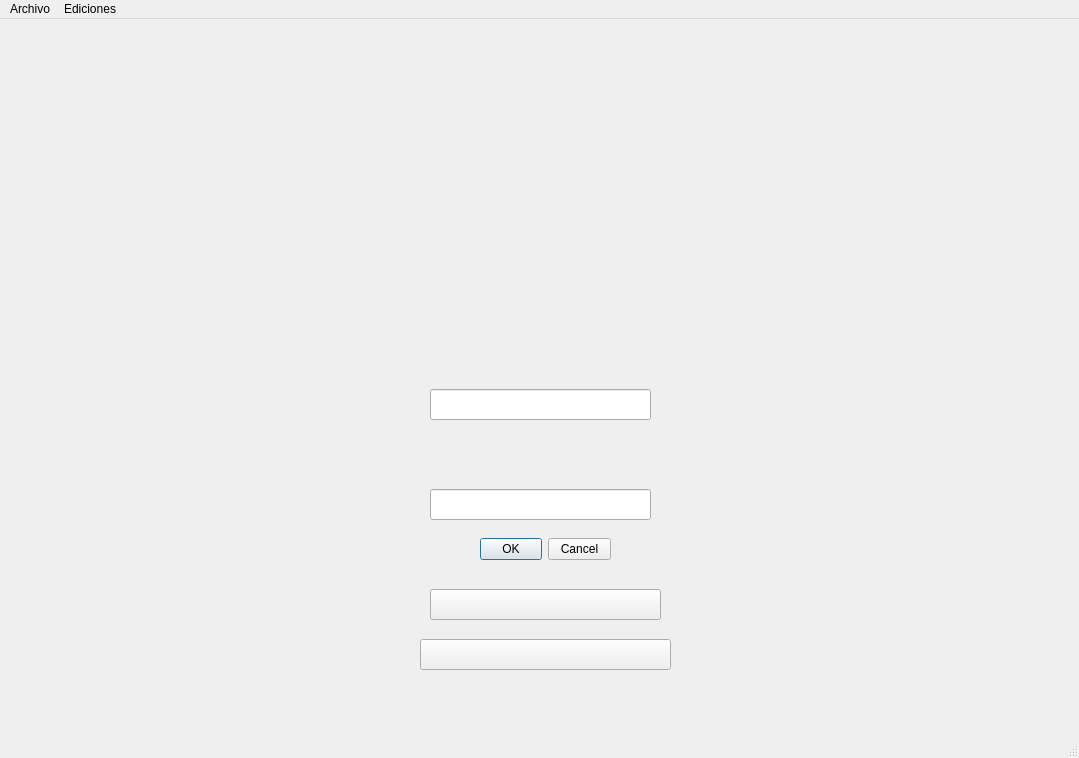
<?xml version="1.0" encoding="UTF-8"?>
<ui version="4.0">
 <class>MainWindow</class>
 <widget class="QMainWindow" name="MainWindow">
  <property name="geometry">
   <rect>
    <x>0</x>
    <y>0</y>
    <width>1079</width>
    <height>758</height>
   </rect>
  </property>
  <property name="windowTitle">
   <string>MainWindow</string>
  </property>
  <widget class="QWidget" name="centralWidget">
   <widget class="QDialogButtonBox" name="buttonBox">
    <property name="geometry">
     <rect>
      <x>480</x>
      <y>510</y>
      <width>131</width>
      <height>41</height>
     </rect>
    </property>
    <property name="cursor">
     <cursorShape>PointingHandCursor</cursorShape>
    </property>
    <property name="autoFillBackground">
     <bool>false</bool>
    </property>
    <property name="styleSheet">
     <string notr="true"/>
    </property>
    <property name="standardButtons">
     <set>QDialogButtonBox::Cancel|QDialogButtonBox::Ok</set>
    </property>
   </widget>
   <widget class="QPushButton" name="RegistrarUsuariopushButton">
    <property name="geometry">
     <rect>
      <x>420</x>
      <y>620</y>
      <width>251</width>
      <height>31</height>
     </rect>
    </property>
    <property name="cursor">
     <cursorShape>PointingHandCursor</cursorShape>
    </property>
    <property name="whatsThis">
     <string>&lt;html&gt;&lt;head/&gt;&lt;body&gt;&lt;p&gt;&lt;img src=&quot;:/base.png&quot;/&gt;&lt;/p&gt;&lt;/body&gt;&lt;/html&gt;</string>
    </property>
    <property name="styleSheet">
     <string notr="true">border-image: url(:/cooltext314535094768080.png);</string>
    </property>
    <property name="text">
     <string/>
    </property>
   </widget>
   <widget class="QLineEdit" name="UsuariolineEdit">
    <property name="geometry">
     <rect>
      <x>430</x>
      <y>370</y>
      <width>221</width>
      <height>31</height>
     </rect>
    </property>
   </widget>
   <widget class="QWidget" name="layoutWidget">
    <property name="geometry">
     <rect>
      <x>800</x>
      <y>710</y>
      <width>2</width>
      <height>2</height>
     </rect>
    </property>
    <layout class="QHBoxLayout" name="horizontalLayout"/>
   </widget>
   <widget class="QLineEdit" name="contralineEdit_2">
    <property name="geometry">
     <rect>
      <x>430</x>
      <y>470</y>
      <width>221</width>
      <height>31</height>
     </rect>
    </property>
    <property name="clearButtonEnabled">
     <bool>false</bool>
    </property>
   </widget>
   <widget class="QLabel" name="label">
    <property name="geometry">
     <rect>
      <x>0</x>
      <y>-330</y>
      <width>1081</width>
      <height>1371</height>
     </rect>
    </property>
    <property name="text">
     <string/>
    </property>
    <property name="pixmap">
     <pixmap resource="imagen.qrc">:/FONDO.png</pixmap>
    </property>
   </widget>
   <widget class="QPushButton" name="multi">
    <property name="geometry">
     <rect>
      <x>430</x>
      <y>570</y>
      <width>231</width>
      <height>31</height>
     </rect>
    </property>
    <property name="cursor">
     <cursorShape>PointingHandCursor</cursorShape>
    </property>
    <property name="styleSheet">
     <string notr="true">border-image: url(:/cooltext314535129579653.png);</string>
    </property>
    <property name="text">
     <string/>
    </property>
   </widget>
   <zorder>label</zorder>
   <zorder>buttonBox</zorder>
   <zorder>RegistrarUsuariopushButton</zorder>
   <zorder>layoutWidget</zorder>
   <zorder>contralineEdit_2</zorder>
   <zorder>UsuariolineEdit</zorder>
   <zorder>multi</zorder>
  </widget>
  <widget class="QMenuBar" name="menuBar">
   <property name="geometry">
    <rect>
     <x>0</x>
     <y>0</y>
     <width>1079</width>
     <height>21</height>
    </rect>
   </property>
   <widget class="QMenu" name="menuArchivo">
    <property name="title">
     <string>Archivo</string>
    </property>
   </widget>
   <widget class="QMenu" name="menuEdiciones">
    <property name="title">
     <string>Ediciones</string>
    </property>
    <widget class="QMenu" name="menuopciones">
     <property name="title">
      <string>opciones</string>
     </property>
     <addaction name="actionotra"/>
    </widget>
    <addaction name="actionventana_1"/>
    <addaction name="menuopciones"/>
   </widget>
   <addaction name="menuArchivo"/>
   <addaction name="menuEdiciones"/>
  </widget>
  <widget class="QStatusBar" name="statusBar"/>
  <action name="actionventana_1">
   <property name="text">
    <string>ventana 1</string>
   </property>
  </action>
  <action name="actionotra">
   <property name="text">
    <string>otra</string>
   </property>
  </action>
 </widget>
 <layoutdefault spacing="6" margin="11"/>
 <resources>
  <include location="imagen.qrc"/>
 </resources>
 <connections/>
</ui>
